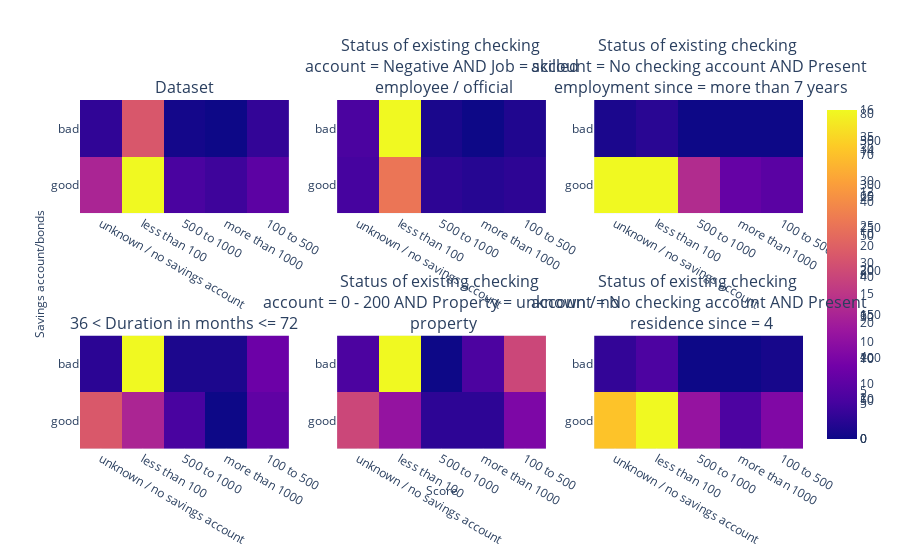

Notebook source saved alongside this figure:
### Code cell
target_columns = ['Score', 'Savings account/bonds']
clf = EMM(width=10, depth=2, evaluation_metric='heatmap')
clf.search(df, target_cols=target_columns)
clf.visualise(subgroups=5, cols=3)

### Figure 1 — Plotly figure (JSON) as saved in the notebook; plotly's stock layout.template omitted (floating-point values rounded to 4 significant figures)
{"data": [{"type": "heatmap", "x": ["unknown / no savings account", "less than 100", "500 to 1000", "more than 1000", "100 to 500"], "xaxis": "x", "y": ["good", "bad"], "yaxis": "y", "z": [[151, 386, 52, 42, 69], [32, 217, 11, 6, 34]]}, {"type": "heatmap", "x": ["unknown / no savings account", "less than 100", "500 to 1000", "more than 1000", "100 to 500"], "xaxis": "x2", "y": ["good", "bad"], "yaxis": "y2", "z": [[9, 53, 5, 4, 5], [10, 81, 2, 0, 3]]}, {"type": "heatmap", "x": ["unknown / no savings account", "less than 100", "500 to 1000", "more than 1000", "100 to 500"], "xaxis": "x3", "y": ["good", "bad"], "yaxis": "y3", "z": [[38, 38, 16, 8, 7], [2, 3, 1, 1, 1]]}, {"type": "heatmap", "x": ["unknown / no savings account", "less than 100", "500 to 1000", "more than 1000", "100 to 500"], "xaxis": "x4", "y": ["good", "bad"], "yaxis": "y4", "z": [[19, 13, 4, 0, 6], [2, 34, 1, 1, 7]]}, {"type": "heatmap", "x": ["unknown / no savings account", "less than 100", "500 to 1000", "more than 1000", "100 to 500"], "xaxis": "x5", "y": ["good", "bad"], "yaxis": "y5", "z": [[8, 5, 1, 1, 4], [2, 16, 0, 2, 8]]}, {"type": "heatmap", "x": ["unknown / no savings account", "less than 100", "500 to 1000", "more than 1000", "100 to 500"], "xaxis": "x6", "y": ["good", "bad"], "yaxis": "y6", "z": [[48, 55, 18, 8, 15], [5, 8, 1, 1, 2]]}], "layout": {"annotations": [{"font": {"size": 16}, "showarrow": false, "text": "Dataset", "x": 0.1444, "xanchor": "center", "xref": "paper", "y": 1, "yanchor": "bottom", "yref": "paper"}, {"font": {"size": 16}, "showarrow": false, "text": "Status of existing checking <br> account = Negative AND Job = skilled <br> employee / official", "x": 0.5, "xanchor": "center", "xref": "paper", "y": 1, "yanchor": "bottom", "yref": "paper"}, {"font": {"size": 16}, "showarrow": false, "text": "Status of existing checking <br> account = No checking account AND Present <br> employment since = more than 7 years", "x": 0.8556, "xanchor": "center", "xref": "paper", "y": 1, "yanchor": "bottom", "yref": "paper"}, {"font": {"size": 16}, "showarrow": false, "text": "36 < Duration in months <= 72", "x": 0.1444, "xanchor": "center", "xref": "paper", "y": 0.325, "yanchor": "bottom", "yref": "paper"}, {"font": {"size": 16}, "showarrow": false, "text": "Status of existing checking <br> account = 0 - 200 AND Property = unknown / no <br> property", "x": 0.5, "xanchor": "center", "xref": "paper", "y": 0.325, "yanchor": "bottom", "yref": "paper"}, {"font": {"size": 16}, "showarrow": false, "text": "Status of existing checking <br> account = No checking account AND Present <br> residence since = 4", "x": 0.8556, "xanchor": "center", "xref": "paper", "y": 0.325, "yanchor": "bottom", "yref": "paper"}, {"showarrow": false, "text": "Score", "x": 0.5, "xref": "paper", "y": -0.15, "yref": "paper"}, {"showarrow": false, "text": "Savings account/bonds", "textangle": -90, "x": -0.07, "xref": "paper", "y": 0.5, "yref": "paper"}], "showlegend": false, "xaxis": {"anchor": "y", "domain": [0, 0.2889]}, "xaxis2": {"anchor": "y2", "domain": [0.3556, 0.6444]}, "xaxis3": {"anchor": "y3", "domain": [0.7111, 1]}, "xaxis4": {"anchor": "y4", "domain": [0, 0.2889]}, "xaxis5": {"anchor": "y5", "domain": [0.3556, 0.6444]}, "xaxis6": {"anchor": "y6", "domain": [0.7111, 1]}, "yaxis": {"anchor": "x", "domain": [0.675, 1]}, "yaxis2": {"anchor": "x2", "domain": [0.675, 1]}, "yaxis3": {"anchor": "x3", "domain": [0.675, 1]}, "yaxis4": {"anchor": "x4", "domain": [0, 0.325]}, "yaxis5": {"anchor": "x5", "domain": [0, 0.325]}, "yaxis6": {"anchor": "x6", "domain": [0, 0.325]}}}
